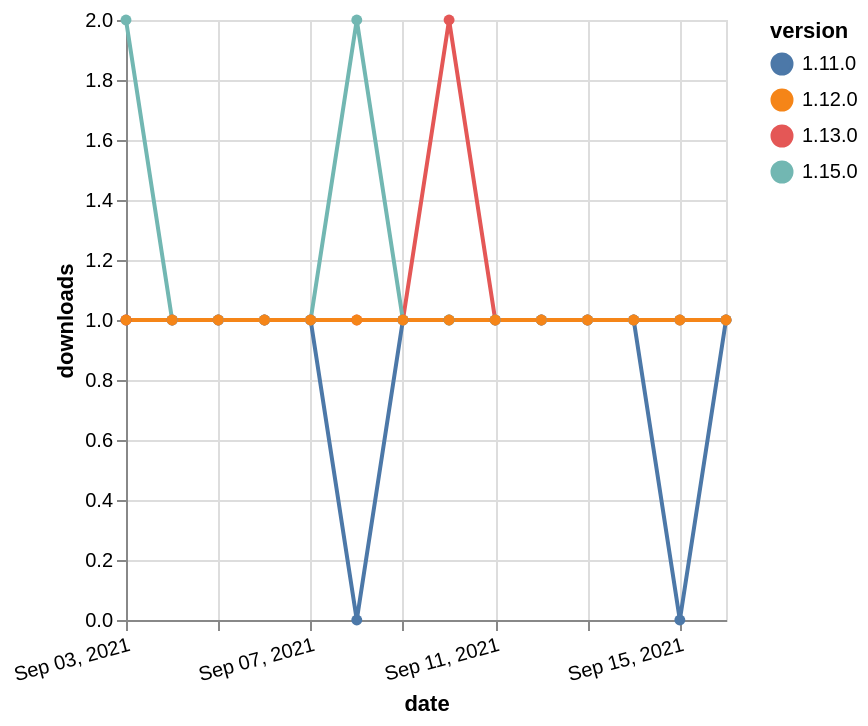

Specify this chart in Vega-Lite:
### Vega-Lite specification from a JSON file in a GitHub repository (floating-point values rounded to 4 significant figures)
{"$schema": "https://vega.github.io/schema/vega-lite/v5.json", "description": "A simple bar chart with embedded data.", "data": {"values": [{"date": "2021-09-03", "total": 210, "delta": 1, "version": "1.11.0"}, {"date": "2021-09-04", "total": 211, "delta": 1, "version": "1.11.0"}, {"date": "2021-09-05", "total": 212, "delta": 1, "version": "1.11.0"}, {"date": "2021-09-06", "total": 213, "delta": 1, "version": "1.11.0"}, {"date": "2021-09-07", "total": 214, "delta": 1, "version": "1.11.0"}, {"date": "2021-09-08", "total": 214, "delta": 0, "version": "1.11.0"}, {"date": "2021-09-09", "total": 215, "delta": 1, "version": "1.11.0"}, {"date": "2021-09-10", "total": 216, "delta": 1, "version": "1.11.0"}, {"date": "2021-09-11", "total": 217, "delta": 1, "version": "1.11.0"}, {"date": "2021-09-12", "total": 218, "delta": 1, "version": "1.11.0"}, {"date": "2021-09-13", "total": 219, "delta": 1, "version": "1.11.0"}, {"date": "2021-09-14", "total": 220, "delta": 1, "version": "1.11.0"}, {"date": "2021-09-15", "total": 220, "delta": 0, "version": "1.11.0"}, {"date": "2021-09-16", "total": 221, "delta": 1, "version": "1.11.0"}, {"date": "2021-09-03", "total": 296, "delta": 1, "version": "1.13.0"}, {"date": "2021-09-04", "total": 297, "delta": 1, "version": "1.13.0"}, {"date": "2021-09-05", "total": 298, "delta": 1, "version": "1.13.0"}, {"date": "2021-09-06", "total": 299, "delta": 1, "version": "1.13.0"}, {"date": "2021-09-07", "total": 300, "delta": 1, "version": "1.13.0"}, {"date": "2021-09-08", "total": 301, "delta": 1, "version": "1.13.0"}, {"date": "2021-09-09", "total": 302, "delta": 1, "version": "1.13.0"}, {"date": "2021-09-10", "total": 304, "delta": 2, "version": "1.13.0"}, {"date": "2021-09-11", "total": 305, "delta": 1, "version": "1.13.0"}, {"date": "2021-09-12", "total": 306, "delta": 1, "version": "1.13.0"}, {"date": "2021-09-13", "total": 307, "delta": 1, "version": "1.13.0"}, {"date": "2021-09-14", "total": 308, "delta": 1, "version": "1.13.0"}, {"date": "2021-09-15", "total": 309, "delta": 1, "version": "1.13.0"}, {"date": "2021-09-16", "total": 310, "delta": 1, "version": "1.13.0"}, {"date": "2021-09-03", "total": 114, "delta": 2, "version": "1.15.0"}, {"date": "2021-09-04", "total": 115, "delta": 1, "version": "1.15.0"}, {"date": "2021-09-05", "total": 116, "delta": 1, "version": "1.15.0"}, {"date": "2021-09-06", "total": 117, "delta": 1, "version": "1.15.0"}, {"date": "2021-09-07", "total": 118, "delta": 1, "version": "1.15.0"}, {"date": "2021-09-08", "total": 120, "delta": 2, "version": "1.15.0"}, {"date": "2021-09-09", "total": 121, "delta": 1, "version": "1.15.0"}, {"date": "2021-09-10", "total": 122, "delta": 1, "version": "1.15.0"}, {"date": "2021-09-11", "total": 123, "delta": 1, "version": "1.15.0"}, {"date": "2021-09-12", "total": 124, "delta": 1, "version": "1.15.0"}, {"date": "2021-09-13", "total": 125, "delta": 1, "version": "1.15.0"}, {"date": "2021-09-14", "total": 126, "delta": 1, "version": "1.15.0"}, {"date": "2021-09-15", "total": 127, "delta": 1, "version": "1.15.0"}, {"date": "2021-09-16", "total": 128, "delta": 1, "version": "1.15.0"}, {"date": "2021-09-03", "total": 182, "delta": 1, "version": "1.12.0"}, {"date": "2021-09-04", "total": 183, "delta": 1, "version": "1.12.0"}, {"date": "2021-09-05", "total": 184, "delta": 1, "version": "1.12.0"}, {"date": "2021-09-06", "total": 185, "delta": 1, "version": "1.12.0"}, {"date": "2021-09-07", "total": 186, "delta": 1, "version": "1.12.0"}, {"date": "2021-09-08", "total": 187, "delta": 1, "version": "1.12.0"}, {"date": "2021-09-09", "total": 188, "delta": 1, "version": "1.12.0"}, {"date": "2021-09-10", "total": 189, "delta": 1, "version": "1.12.0"}, {"date": "2021-09-11", "total": 190, "delta": 1, "version": "1.12.0"}, {"date": "2021-09-12", "total": 191, "delta": 1, "version": "1.12.0"}, {"date": "2021-09-13", "total": 192, "delta": 1, "version": "1.12.0"}, {"date": "2021-09-14", "total": 193, "delta": 1, "version": "1.12.0"}, {"date": "2021-09-15", "total": 194, "delta": 1, "version": "1.12.0"}, {"date": "2021-09-16", "total": 195, "delta": 1, "version": "1.12.0"}]}, "width": "container", "mark": {"type": "line", "point": {"filled": true}}, "encoding": {"x": {"field": "date", "type": "temporal", "timeUnit": "yearmonthdate", "title": "date", "axis": {"labelAngle": -15}}, "y": {"field": "delta", "type": "quantitative", "title": "downloads"}, "color": {"field": "version", "type": "nominal"}, "tooltip": {"field": "delta"}}}
